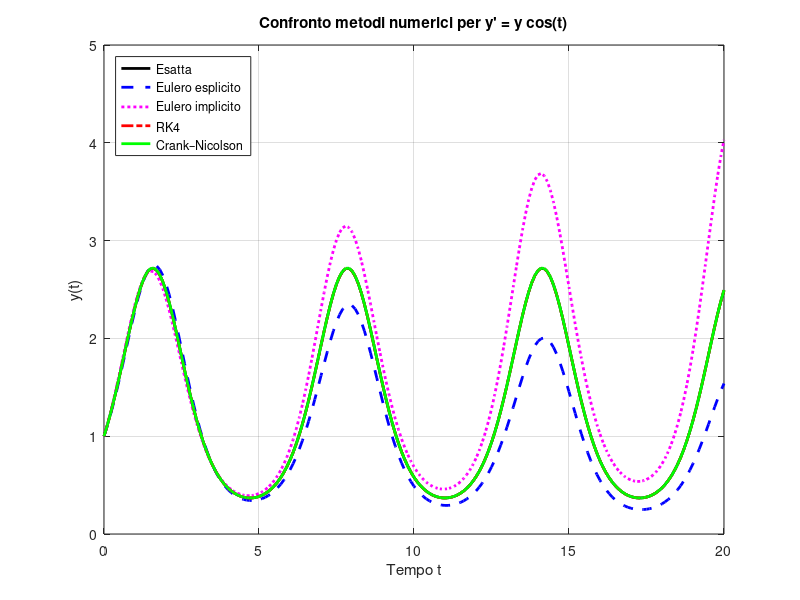
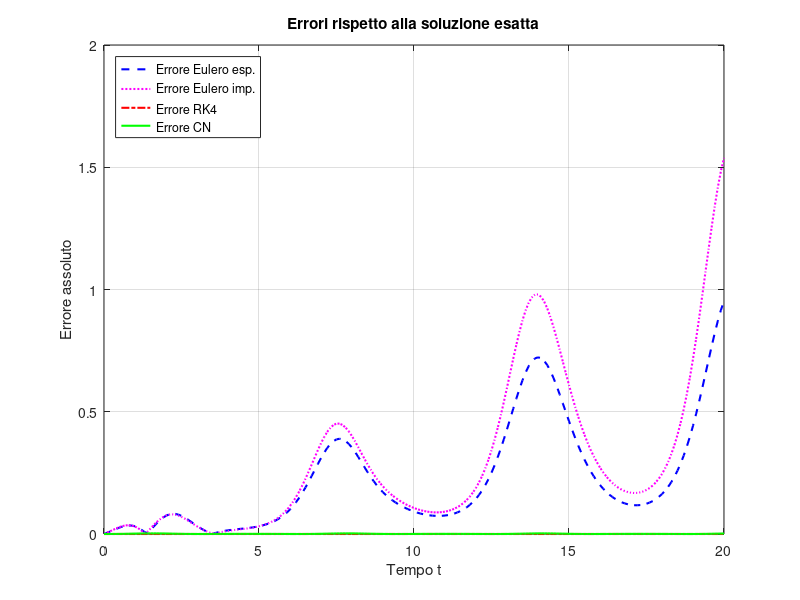

Source code (MATLAB) for these figures, in order:
% Esercizio confronto tra: Eulero esplicito, implicito, Runge Kutta 4, Crack Nicolson
clear; close all; clc;

% Definizione ODE
f = @(t, y) y * cos(t);         % Funzione: Derivata dy/dt = y * cos(t).
y_exact_fun = @(t) exp(sin(t)); % Soluzione esatta y(t) = exp(sin(t)).

%% Parametri
t0 = 0;                         % Tempo iniziale
T = 20;                         % Tempo finale 
y0 = 1;                         % Vvalore iniziale
h = 0.1;                        % Passo temporale
t = t0:h:T;                     % t: Con i punti temporali da t0 a T con passo h
N = length(t);                  % Numero totale di punti temporali

%% Inizializzazione soluzioni
y_euler_exp = zeros(1, N);      % Soluzione Eulero esplicito.
y_euler_imp = zeros(1, N);      % Soluzione Eulero implicito.
y_rk4 = zeros(1, N);            % Soluzione Runge-Kutta 4
y_cn = zeros(1, N);             % Soluzione Crank-Nicolson.
y_exact = y_exact_fun(t);       % Soluzione esatta.

%% Inizializzazione
y_euler_exp(1) = y0;
y_euler_imp(1) = y0;
y_rk4(1) = y0;
y_cn(1) = y0; 

%% Eulero esplicito
for n = 1:N-1 
    % y_{n+1} = y_n + h * f(t_n, y_n)
    y_euler_exp(n+1) = y_euler_exp(n) + h * f(t(n), y_euler_exp(n));
end

%% Eulero implicito
for n = 1:N-1                  
    % y_{n+1} = y_n / (1 - h * cos(t_{n+1})).
    y_euler_imp(n+1) = y_euler_imp(n) / (1 - h * cos(t(n+1)));
end

%% Runge-Kutta 4
for n = 1:N-1
    k1 = f(t(n), y_rk4(n));                                 % 1' pendenza
    k2 = f(t(n) + h/2, y_rk4(n) + h/2 * k1);                % 2' pendenza
    k3 = f(t(n) + h/2, y_rk4(n) + h/2 * k2);                % 3' pendenza
    k4 = f(t(n) + h, y_rk4(n) + k3 * h);                    % 4' pendenza
    y_rk4(n+1) = y_rk4(n) + h/6 * (k1 + 2*k2 + 2*k3 + k4);  % Aggiorniamo la soluzione
end

%% Crank–Nicolson
for n = 1:N-1
    a = 1 + 1/2 * h * cos(t(n+1));         % a: dipende dal tempo al passo successivo.
    b = 1 - 1/2 * h * cos(t(n));           % b: dipende dal tempo al passo corrente.
    
    % y_{n+1} - 1/2 * h * f(t_{n+1}, y_{n+1}) = y_n + 1/2 * h * f(t_n, y_n)
    y_cn(n+1) = y_cn(n) * (a / b);
end

%% Plot confronto
figure;
plot(t, y_exact, 'k-', 'LineWidth', 2); hold on;
plot(t, y_euler_exp, 'b--', 'LineWidth', 2);
plot(t, y_euler_imp, 'm:', 'LineWidth', 2);
plot(t, y_rk4, 'r-.', 'LineWidth', 2);
plot(t, y_cn, 'g-', 'LineWidth', 2);
legend('Esatta', 'Eulero esplicito', 'Eulero implicito', 'RK4', 'Crank–Nicolson', 'Location', 'northwest');
xlabel('Tempo t'); ylabel('y(t)');
title('Confronto metodi numerici per y'' = y cos(t)');
grid on;

% Errori
figure;
plot(t, abs(y_euler_exp - y_exact), 'b--', 'LineWidth', 1.5); hold on;
plot(t, abs(y_euler_imp - y_exact), 'm:', 'LineWidth', 1.5);
plot(t, abs(y_rk4 - y_exact), 'r-.', 'LineWidth', 1.5);
plot(t, abs(y_cn - y_exact), 'g-', 'LineWidth', 1.5);
legend('Errore Eulero esp.', 'Errore Eulero imp.', 'Errore RK4', 'Errore CN', 'Location', 'northwest');
xlabel('Tempo t'); ylabel('Errore assoluto');
title('Errori rispetto alla soluzione esatta');
grid on;